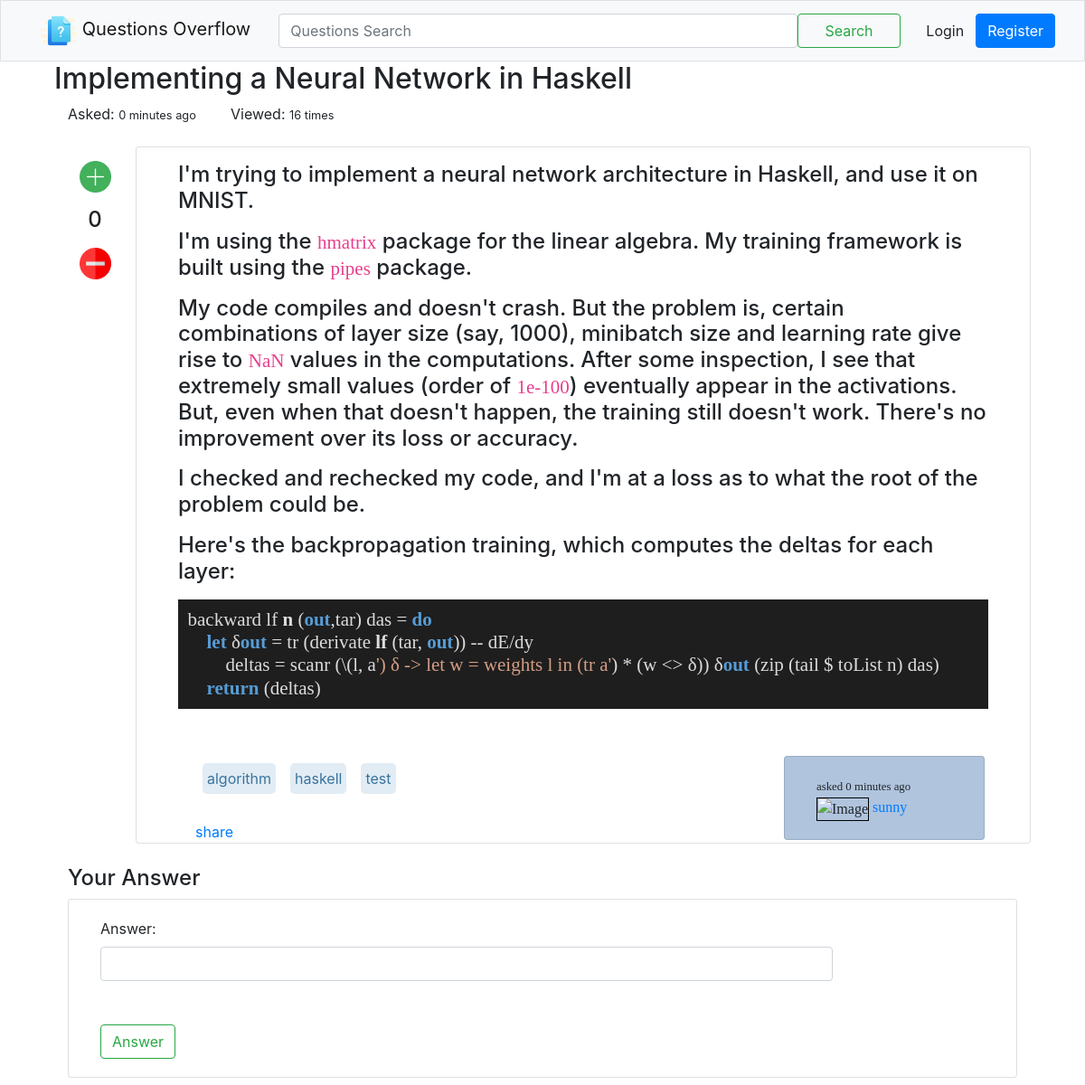
The page /question/7/ on the database its author committed.
### overflow/models/QuestionModel.py (models this page shows, shortened)
class QuestionModel(models.Model):
    title = models.CharField(max_length=120, unique=True)
    description = RichTextField(null=True)
    tag = models.CharField(max_length=120, null=True)
    views = models.PositiveIntegerField(default=0)
    votes = models.IntegerField(default=0)
    asked_at = models.DateTimeField(auto_now=True)
    asked_by = models.ForeignKey(User, null=True, on_delete=models.CASCADE)
    def tag_split(self):
        if self.tag:
            return self.tag.split(',')

### overflow/views/question.py (the view)
# urls.py: re_path(r'question/(?P<pk>\d+)/$', question.question_detail, name='question_detail'),
def question_detail(request, pk):
    questions = get_object_or_404(QuestionModel, pk=pk)
    questions.views += 1
    questions.save()
    question_answers = AnswerModel.objects.filter(question_id=pk)
    form = AnswerForm()
    return render(request, 'overflow/question/details.html', {
        'single_question': questions,
        'answers': question_answers,
        'form': form
    })

### overflow/forms/NewAnswerForm.py
class AnswerForm(forms.ModelForm):
    answer = forms.CharField(
        max_length=14000,
        required=True,
        widget=CKEditorWidget(
            attrs={
                'placeholder': 'Please explain your questions in details',
                'class': 'form-control'
            }
        )
    )
    class Meta:
        model = AnswerModel
        fields = ['answer', ]

### templates/overflow/question/details.html (shortened to what this page needs)
{% extends 'shared/_layout.html' %}
{% load static %}
{% block head %}
    <link rel="stylesheet" href="{% static 'CSSLibrary/vsdark.css' %}">
    <div class="col-xl-12">
        <h2>{{ single_question.title | capfirst }}</h2>
        <div class="col-xl-2" style="float: left;">
            Asked:
            <small>{{ single_question.asked_at | timesince }} ago</small>
        </div>
        <div class="col-xl-2" style="float: left;">
            Viewed:
            <small>{{ single_question.views }} times</small>
        </div>
    </div>
    <br>
    <br>
{% endblock %}
{% block content %}
    <div class="col-xl-12">
        <div>
            <div class="col-md-1" style="float: left; height: 150px; text-align: center;">
                <div class="mt-3">
                    <a href="{% url 'voting' single_question.pk 1 %}"><img src="{% static 'Images/Icons/plus.png' %}"
                                                                           height="35px" alt=""></a>
                </div>
                <div class="mt-3">
                    <h4>{{ single_question.votes }}</h4>
                </div>
                <div class="mt-3">
                    <a href="{% url 'voting' single_question.pk 0 %}"><img src="{% static 'Images/Icons/minus.png' %}"
                                                                           height="35px" alt=""></a>
                </div>
            </div>
            <div class="col-xl-11 card mb-2">
                <div class="col-xl-12" style="float:right;">
                    <div class="col-xl-12 card-body p-3">
                        <h4>{{ single_question.description | safe }}</h4>
                    </div>
                    <div class="col-xl-12 card-body">
                        <div class="col-xl-9" style="float:left;">
                            <div id="tag">
                                {% for tag in single_question.tag_split %}
                                    <p id="tech_tag">
                                        {{ tag }}
                                    </p>
                                {% endfor %}
                            </div>
                            <br>
                            <div class="mt-5">
                                <a href="">share</a>
                            </div>
                        </div>
                        <div class="col-xl-3 card" id="user_info_on_card" style="float:left;">
                            <div class="card-body">
                                <small>asked {{ single_question.asked_at | timesince | lower }} ago</small>
                                <div>
                                    <img src="" alt="Image" style="border: 1px solid black">
                                    <a href="">{{ single_question.asked_by }}</a>
                                </div>
                            </div>
                        </div>
                    </div>
                </div>
            </div>
        </div>
        {% include 'partials/answer_form.html' %}
    </div>
{% endblock content %}

### static/Shared/app.css (style rules this page uses)
#user_info_on_card { font-family: "Bookman Old Style"; box-sizing: border-box; background-color: lightsteelblue; }
#tech_tag { padding: 5px; text-align: center; margin: 8px; background-color: #E1ECF4; border-radius: 5px; float: left; color: #39739d; }
code { font-family: Consolas; }

### static/CSSLibrary/vsdark.css (style rules this page uses)
.hljs { display: block; overflow-x: auto; padding: 0.5em; background: #1E1E1E; color: #DCDCDC; }

### rows shown on the page
QuestionModel: title "Implementing a Neural Network in Haskell", asked_at "0 minutes", views "16", votes "0", description "I'm trying to implement a neural network architecture in Haskell, and use it on MNIST. I'm using the hmatrix package for the linear algebra. My training framework is built using the pipes package. My code compiles and doesn't crash. But the problem is, certain combinations of layer size (say, 1000), minibatch size and learning rate give rise to NaN values in the computations. After some inspection, I see that extremely small values (order of 1e-100 ) eventually appear in the activations. But, even when that doesn't happen, the training still doesn't work. There's no improvement over its loss or accuracy. I checked and rechecked my code, and I'm at a loss as to what the root of the problem…", asked_by "sunny"

### other values the page prints
{{ tag }} "algorithm" "haskell" "test"
{{ field.label_tag }} "Answer:"
